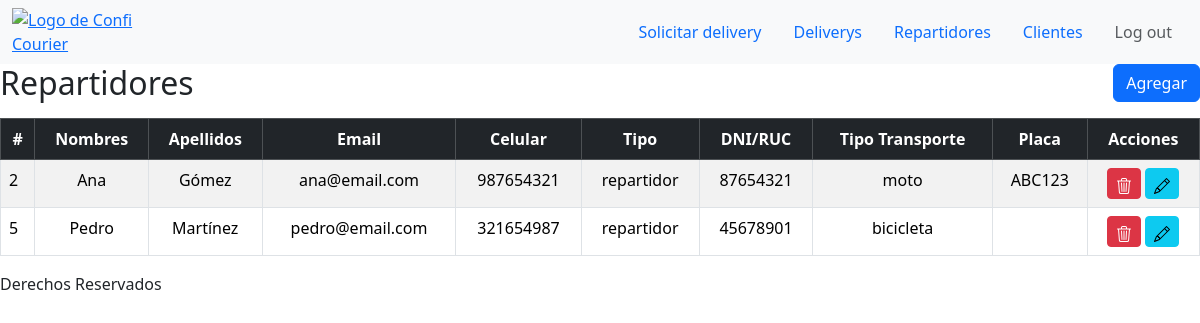
The app's page /vistas/repartidores.php with its own data.
### tables this page shows
CREATE TABLE Repartidor (
    id INT PRIMARY KEY,
    tipo_transporte VARCHAR(50) NOT NULL,
    placa VARCHAR(20),
    FOREIGN KEY (id) REFERENCES Usuario(id) ON DELETE CASCADE
);

CREATE TABLE Usuario (
    id INT PRIMARY KEY AUTO_INCREMENT,
    nombres VARCHAR(100) NOT NULL,
    apellidos VARCHAR(100),
    email VARCHAR(100) UNIQUE NOT NULL,
    password VARCHAR(255) NOT NULL,
    celular VARCHAR(20),
    tipo VARCHAR(20) NOT NULL,
    dni_ruc VARCHAR(20) UNIQUE
);

### modelos/Repartidor.php (called while the page is built, shortened)
<?php
class Repartidor extends Usuario {
    public function obtenerTodos() {
        $conn = new Conexion();
        $conexion = $conn->conectar();
        $sql = "SELECT Usuario.*, Repartidor.tipo_transporte, Repartidor.placa
                FROM Usuario
                JOIN Repartidor ON Usuario.id = Repartidor.id
                WHERE Usuario.tipo = 'repartidor'";
        $resultado = $conexion->query($sql);
        return $resultado;
    }
}
?>

### controladores/RepartidorControlador.php (called while the page is built, shortened)
<?php
require_once "../modelos/Repartidor.php";
class RepartidorControlador {
    public function mostrarRepartidores() {
        $repartidor = new Repartidor();
        $repartidores = $repartidor->obtenerTodos();
        return $repartidores;
    }
}
?>

### vistas/repartidores.php (the view, shortened to what this page needs)
<?php
    require_once "../controladores/RepartidorControlador.php";
    require_once "../layouts/header.php";
    $controlador = new RepartidorControlador();
    $repartidores = $controlador->mostrarRepartidores();
?>
<div>
    <div class="d-flex justify-content-between align-items-center mb-3">
        <h2 class="mb-0">Repartidores</h2>
        <button type="button" class="btn btn-primary" data-bs-toggle="modal" data-bs-target="#crearModal">
            Agregar
        </button>
    </div>
    <div class="table">
        <table class="table table-bordered table-striped">
            <thead class="table-dark">
                <tr>
                    <th class="text-center" scope="col">#</th>
                    <th class="text-center" scope="col">Nombres</th>
                    <th class="text-center" scope="col">Apellidos</th>
                    <th class="text-center" scope="col">Email</th>
                    <th class="text-center" scope="col">Celular</th>
                    <th class="text-center" scope="col">Tipo</th>
                    <th class="text-center" scope="col">DNI/RUC</th>
                    <th class="text-center" scope="col">Tipo Transporte</th>
                    <th class="text-center" scope="col">Placa</th>
                    <th class="text-center" scope="col">Acciones</th>
                </tr>
            </thead>
            <tbody>
            <?php foreach ($repartidores as $repartidor): ?>
                <tr>
                    <td><?php echo $repartidor['id']; ?></td>
                    <td class="text-center"><?php echo $repartidor['nombres']; ?></td>
                    <td class="text-center"><?php echo $repartidor['apellidos']; ?></td>
                    <td class="text-center"><?php echo $repartidor['email']; ?></td>
                    <td class="text-center"><?php echo $repartidor['celular']; ?></td>
                    <td class="text-center"><?php echo $repartidor['tipo']; ?></td>
                    <td class="text-center"><?php echo $repartidor['dni_ruc']; ?></td>
                    <td class="text-center"><?php echo $repartidor['tipo_transporte']; ?></td>
                    <td class="text-center"><?php echo $repartidor['placa']; ?></td>
                    <td class="text-center">
                        <button type="button" class="btn btn-danger btn-sm">
                        </button>
                        <button type="button" class="btn btn-info btn-sm" data-bs-toggle="modal" data-bs-target="#editarModal">
                        </button>
                    </td>
                </tr>
            <?php endforeach; ?>
            </tbody>
        </table>
    </div>
</div>
<?php
    require_once "../layouts/footer.php";
?>

### records on screen
repartidor: id "2", id.nombres "Ana", id.apellidos "Gómez", id.email "ana@email.com", id.celular "987654321", id.tipo "repartidor", id.dni_ruc "87654321", tipo_transporte "moto", placa "ABC123"
repartidor: id "5", id.nombres "Pedro", id.apellidos "Martínez", id.email "pedro@email.com", id.celular "321654987", id.tipo "repartidor", id.dni_ruc "45678901", tipo_transporte "bicicleta"
